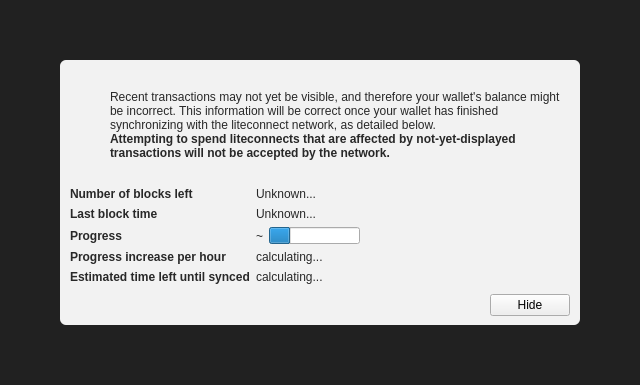
<?xml version="1.0" encoding="UTF-8"?>
<ui version="4.0">
 <class>ModalOverlay</class>
 <widget class="ModalOverlay" name="ModalOverlay">
  <property name="geometry">
   <rect>
    <x>0</x>
    <y>0</y>
    <width>640</width>
    <height>385</height>
   </rect>
  </property>
  <property name="windowTitle">
   <string>Form</string>
  </property>
  <layout class="QVBoxLayout" name="verticalLayout" stretch="0">
   <property name="sizeConstraint">
    <enum>QLayout::SetDefaultConstraint</enum>
   </property>
   <property name="leftMargin">
    <number>0</number>
   </property>
   <property name="topMargin">
    <number>0</number>
   </property>
   <property name="rightMargin">
    <number>0</number>
   </property>
   <property name="bottomMargin">
    <number>0</number>
   </property>
   <item>
    <widget class="QWidget" name="bgWidget" native="true">
     <property name="styleSheet">
      <string notr="true">#bgWidget { background: rgba(0,0,0,220); }</string>
     </property>
     <layout class="QVBoxLayout" name="verticalLayoutMain" stretch="1">
      <property name="leftMargin">
       <number>60</number>
      </property>
      <property name="topMargin">
       <number>60</number>
      </property>
      <property name="rightMargin">
       <number>60</number>
      </property>
      <property name="bottomMargin">
       <number>60</number>
      </property>
      <item>
       <widget class="QWidget" name="contentWidget" native="true">
        <property name="styleSheet">
         <string notr="true">#contentWidget { background: rgba(255,255,255,240); border-radius: 6px; }

QLabel { color: rgb(40,40,40);  }</string>
        </property>
        <layout class="QVBoxLayout" name="verticalLayoutSub" stretch="1,0,0,0">
         <property name="spacing">
          <number>0</number>
         </property>
         <property name="leftMargin">
          <number>10</number>
         </property>
         <property name="topMargin">
          <number>10</number>
         </property>
         <property name="rightMargin">
          <number>10</number>
         </property>
         <property name="bottomMargin">
          <number>10</number>
         </property>
         <item>
          <layout class="QHBoxLayout" name="horizontalLayoutIconText" stretch="0,1">
           <property name="topMargin">
            <number>20</number>
           </property>
           <item>
            <layout class="QVBoxLayout" name="verticalLayoutIcon">
             <property name="leftMargin">
              <number>0</number>
             </property>
             <item>
              <widget class="QPushButton" name="warningIcon">
               <property name="enabled">
                <bool>false</bool>
               </property>
               <property name="text">
                <string/>
               </property>
               <property name="icon">
                <iconset>
                 <normaloff>:/icons/warning</normaloff>
                 <disabledoff>:/icons/warning</disabledoff>:/icons/warning</iconset>
               </property>
               <property name="iconSize">
                <size>
                 <width>48</width>
                 <height>48</height>
                </size>
               </property>
               <property name="flat">
                <bool>true</bool>
               </property>
              </widget>
             </item>
             <item>
              <spacer name="verticalSpacerWarningIcon">
               <property name="orientation">
                <enum>Qt::Vertical</enum>
               </property>
               <property name="sizeHint" stdset="0">
                <size>
                 <width>20</width>
                 <height>40</height>
                </size>
               </property>
              </spacer>
             </item>
            </layout>
           </item>
           <item>
            <layout class="QVBoxLayout" name="verticalLayoutInfoText">
             <property name="leftMargin">
              <number>0</number>
             </property>
             <property name="topMargin">
              <number>0</number>
             </property>
             <item>
              <widget class="QLabel" name="infoText">
               <property name="text">
                <string>Recent transactions may not yet be visible, and therefore your wallet's balance might be incorrect. This information will be correct once your wallet has finished synchronizing with the liteconnect network, as detailed below.</string>
               </property>
               <property name="textFormat">
                <enum>Qt::RichText</enum>
               </property>
               <property name="wordWrap">
                <bool>true</bool>
               </property>
              </widget>
             </item>
             <item>
              <widget class="QLabel" name="infoTextStrong">
               <property name="font">
                <font>
                 <weight>75</weight>
                 <bold>true</bold>
                </font>
               </property>
               <property name="text">
                <string>Attempting to spend liteconnects that are affected by not-yet-displayed transactions will not be accepted by the network.</string>
               </property>
               <property name="textFormat">
                <enum>Qt::RichText</enum>
               </property>
               <property name="wordWrap">
                <bool>true</bool>
               </property>
              </widget>
             </item>
             <item>
              <spacer name="verticalSpacerInTextSpace">
               <property name="orientation">
                <enum>Qt::Vertical</enum>
               </property>
               <property name="sizeHint" stdset="0">
                <size>
                 <width>20</width>
                 <height>40</height>
                </size>
               </property>
              </spacer>
             </item>
            </layout>
           </item>
          </layout>
         </item>
         <item>
          <spacer name="verticalSpacerAfterText">
           <property name="orientation">
            <enum>Qt::Vertical</enum>
           </property>
           <property name="sizeHint" stdset="0">
            <size>
             <width>20</width>
             <height>40</height>
            </size>
           </property>
          </spacer>
         </item>
         <item>
          <layout class="QFormLayout" name="formLayout">
           <property name="fieldGrowthPolicy">
            <enum>QFormLayout::FieldsStayAtSizeHint</enum>
           </property>
           <property name="horizontalSpacing">
            <number>6</number>
           </property>
           <property name="verticalSpacing">
            <number>6</number>
           </property>
           <property name="topMargin">
            <number>10</number>
           </property>
           <item row="0" column="0">
            <widget class="QLabel" name="labelNumberOfBlocksLeft">
             <property name="font">
              <font>
               <weight>75</weight>
               <bold>true</bold>
              </font>
             </property>
             <property name="text">
              <string>Number of blocks left</string>
             </property>
            </widget>
           </item>
           <item row="0" column="1">
            <widget class="QLabel" name="numberOfBlocksLeft">
             <property name="text">
              <string>Unknown...</string>
             </property>
            </widget>
           </item>
           <item row="1" column="0">
            <widget class="QLabel" name="labelLastBlockTime">
             <property name="font">
              <font>
               <weight>75</weight>
               <bold>true</bold>
              </font>
             </property>
             <property name="text">
              <string>Last block time</string>
             </property>
            </widget>
           </item>
           <item row="1" column="1">
            <widget class="QLabel" name="newestBlockDate">
             <property name="sizePolicy">
              <sizepolicy hsizetype="Maximum" vsizetype="Preferred">
               <horstretch>0</horstretch>
               <verstretch>0</verstretch>
              </sizepolicy>
             </property>
             <property name="text">
              <string>Unknown...</string>
             </property>
            </widget>
           </item>
           <item row="2" column="0">
            <widget class="QLabel" name="labelSyncDone">
             <property name="font">
              <font>
               <weight>75</weight>
               <bold>true</bold>
              </font>
             </property>
             <property name="text">
              <string>Progress</string>
             </property>
            </widget>
           </item>
           <item row="2" column="1">
            <layout class="QHBoxLayout" name="horizontalLayoutSync" stretch="0,1">
             <item>
              <widget class="QLabel" name="percentageProgress">
               <property name="text">
                <string notr="true">~</string>
               </property>
              </widget>
             </item>
             <item>
              <widget class="QProgressBar" name="progressBar">
               <property name="value">
                <number>24</number>
               </property>
               <property name="format">
                <string/>
               </property>
              </widget>
             </item>
            </layout>
           </item>
           <item row="4" column="0">
            <widget class="QLabel" name="labelProgressIncrease">
             <property name="font">
              <font>
               <weight>75</weight>
               <bold>true</bold>
              </font>
             </property>
             <property name="text">
              <string>Progress increase per hour</string>
             </property>
            </widget>
           </item>
           <item row="4" column="1">
            <widget class="QLabel" name="progressIncreasePerH">
             <property name="text">
              <string>calculating...</string>
             </property>
            </widget>
           </item>
           <item row="5" column="0">
            <widget class="QLabel" name="labelEstimatedTimeLeft">
             <property name="font">
              <font>
               <weight>75</weight>
               <bold>true</bold>
              </font>
             </property>
             <property name="text">
              <string>Estimated time left until synced</string>
             </property>
            </widget>
           </item>
           <item row="5" column="1">
            <widget class="QLabel" name="expectedTimeLeft">
             <property name="text">
              <string>calculating...</string>
             </property>
            </widget>
           </item>
          </layout>
         </item>
         <item>
          <layout class="QHBoxLayout" name="horizontalLayoutButtons">
           <property name="leftMargin">
            <number>10</number>
           </property>
           <property name="topMargin">
            <number>10</number>
           </property>
           <item>
            <spacer name="horizontalSpacer">
             <property name="orientation">
              <enum>Qt::Horizontal</enum>
             </property>
             <property name="sizeHint" stdset="0">
              <size>
               <width>40</width>
               <height>20</height>
              </size>
             </property>
            </spacer>
           </item>
           <item>
            <widget class="QPushButton" name="closeButton">
             <property name="text">
              <string>Hide</string>
             </property>
            </widget>
           </item>
          </layout>
         </item>
        </layout>
       </widget>
      </item>
     </layout>
    </widget>
   </item>
  </layout>
 </widget>
 <customwidgets>
  <customwidget>
   <class>ModalOverlay</class>
   <extends>QWidget</extends>
   <header>modaloverlay.h</header>
   <container>1</container>
  </customwidget>
 </customwidgets>
 <resources/>
 <connections/>
</ui>
